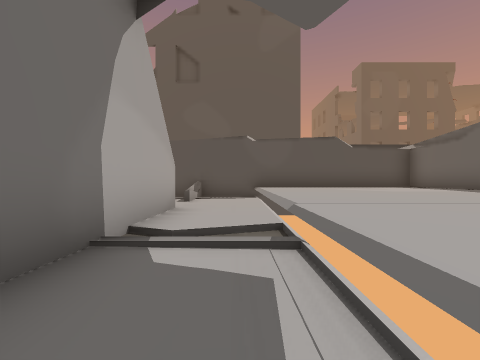
[1] (above)

19 first-person views from a walk through a Unity game level. The camera is 0.59 m above the floor, looks level and sees 90° across. The floor is counted in squares, 1 m on a side. Each view is taken from the middle of a square. On the plan, view 1 faces up. The plan holds only what a view shows up to about 9 squares ahead; the rest is blank. The place goes on beyond the plan. The player character is not drawn. Some animated figures are left out.

[2]
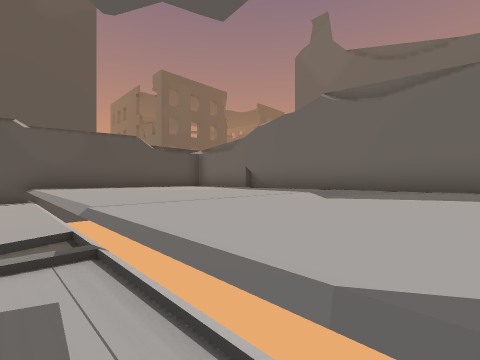

[3]
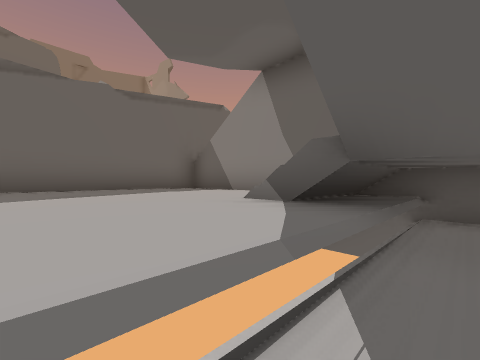

[4]
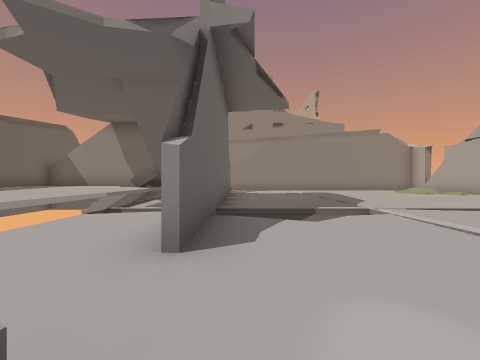

[5]
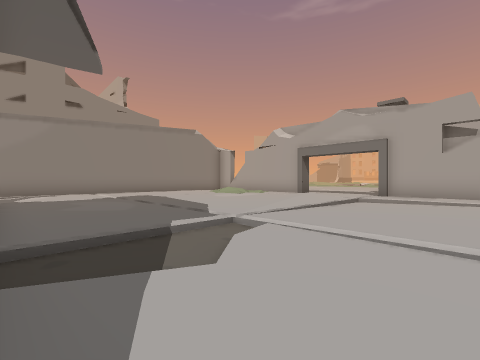

[6]
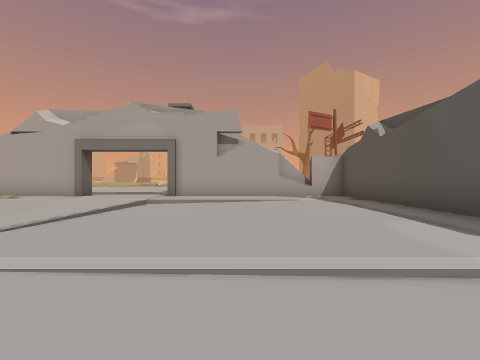

[7]
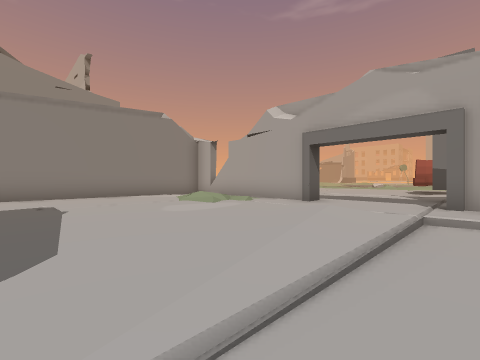

[8]
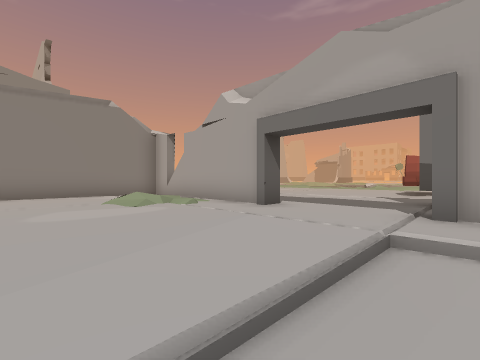

[9]
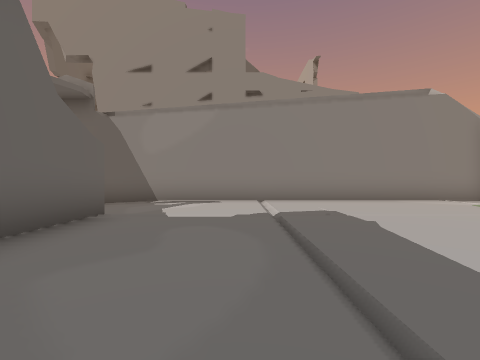

[10]
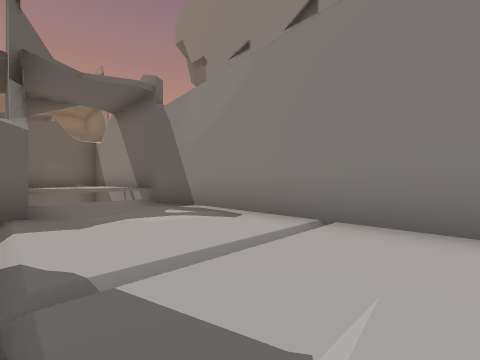

[11]
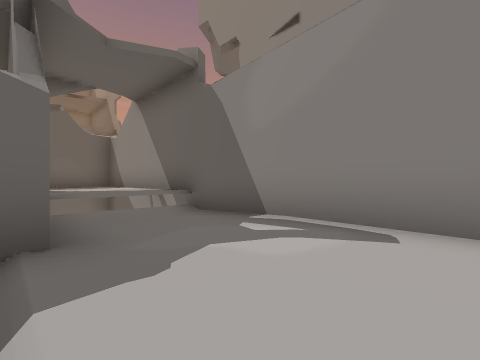

[12]
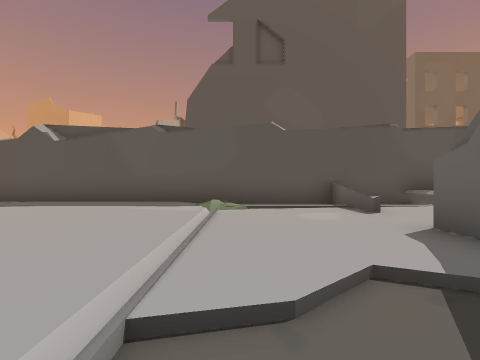

[13]
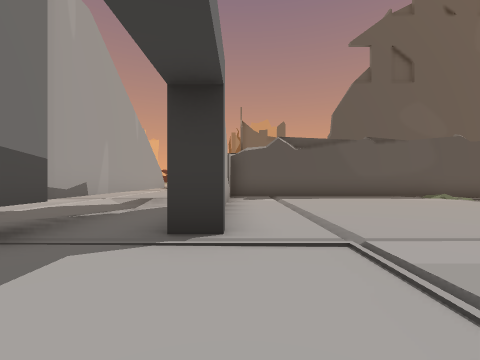

[14]
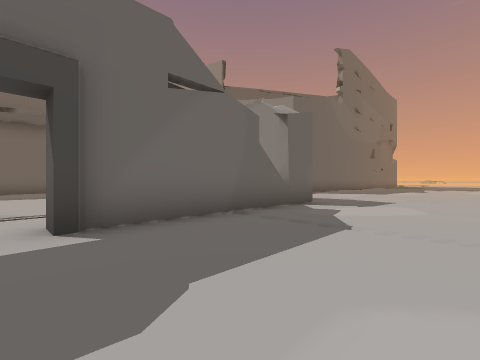

[15]
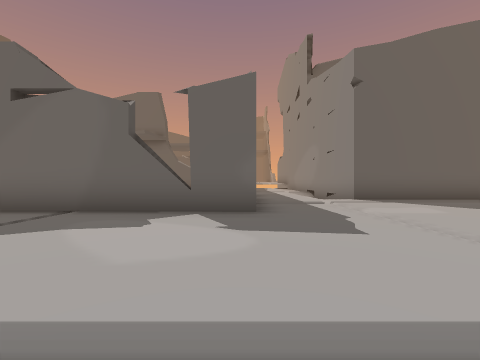

[16]
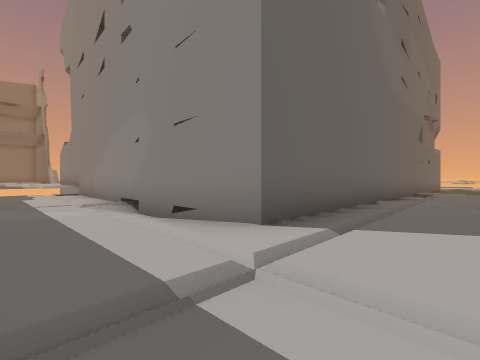

[17]
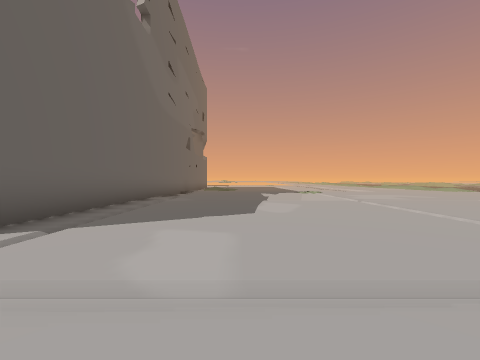

[18]
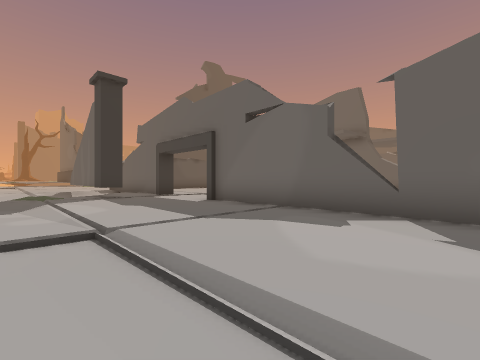

[19]
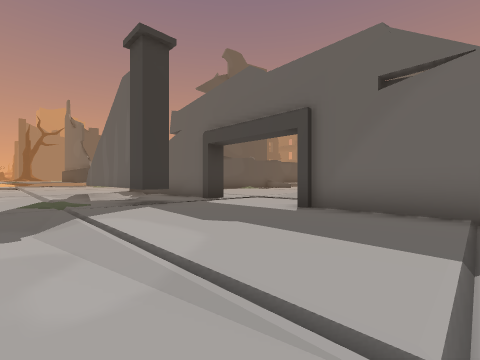

### Floor plan
Key: @ floor where view 1 was taken; # wall or solid block; . main floor; - floor 0.05 m lower than the main floor; _ floor 0.1 m lower than the main floor; < floor 0.15 m lower than the main floor; : floor 0.25 m higher than the main floor; + floor 0.3 m higher than the main floor; / step, stairs or slope; ^ raised ledge; O other object.
Columns run from 16 left of view 1 to 11 right of it. Each row starts with its distance up from view 1.
  9 ...  ############OOOOOO
  8 ...  O.....----O_^^^^^O
  7 ..#/ O......_--O.^^^^^#
  6 ..#_ O.-....----.^^^^^#
  5 ..#-.O.--...---O.^^^^^O
  4 ..#..O/_--..---O.^^^^^O
  3 //#..#/__--./__#.^^^^^#
  2 -/.---///....--#_^^^^^#
  1 _...--.//.....O#-^^^^^#    O
  0 _...--........O @^^#^^#    O
 -1 -....#........O OOO^^^#
 -2 .....O/........OOOO^^^#
 -3 -----O//////---OOO #OO#
 -4 -....O /.....-__/^^^^^#
 -5 -..--O........-_<^^^^^#
 -6 -..--############^^####
 -7  ..---..........-+
 -8  ..---...........:
 -9  ......#OO#OOOO#OO
-10  ......# O O OO OO
-11 .......O
-12 .......#
-13 .......#

Positions as (right, up) in squares from view 1, and headings:
1: (0, 0), facing up
2: (0, 0), facing up-right
3: (0, 1), facing down-right
4: (-2, 7), facing down
5: (-2, 5), facing down-left
6: (-3, 5), facing left
7: (-5, 3), facing down-left
8: (-7, 3), facing down-left
9: (-4, 1), facing down
10: (-6, -3), facing down-right
11: (-4, -3), facing down-right
12: (-4, 2), facing up
13: (-11, 0), facing up
14: (-15, 0), facing down-right
15: (-16, -6), facing right
16: (-11, -7), facing down-right
17: (-12, -7), facing down
18: (-16, -6), facing up-right
19: (-16, -3), facing up-right
